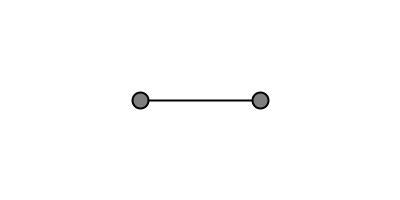
Frame 1 (no input)
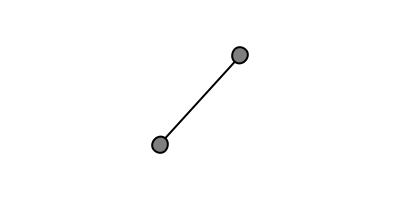
Frame 60 (the mouse pressed at the canvas centre just before this capture)
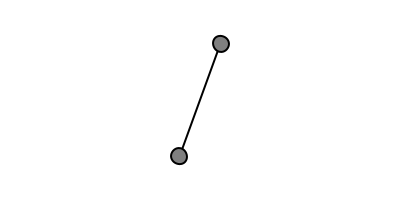
Frame 120 (the mouse held since frame 60 and released just before this capture)

The Processing sketch that drew these frames (run headless with seeded random() and noise(); from frame 60 on, the mouse is pressed at the canvas centre):

// Processing sketch: AngularAccelerationMotion
// ── AngularAccelerationMotion.pde
float angle = 0;

float aVelocity = 0.01;

float aAcceleration = 0.001;

void setup() {
  size(400, 200);

  smooth();
}

void draw() {
  background(255);

  fill(127);

  stroke(0);

  translate(width / 2, height / 2);

  rectMode(CENTER);

  rotate(angle);

  stroke(0);

  strokeWeight(2);

  fill(127);

  line(-60, 0, 60, 0);

  ellipse(60, 0, 16, 16);

  ellipse(-60, 0, 16, 16);

  angle += aVelocity;

  aVelocity += aAcceleration;
}
